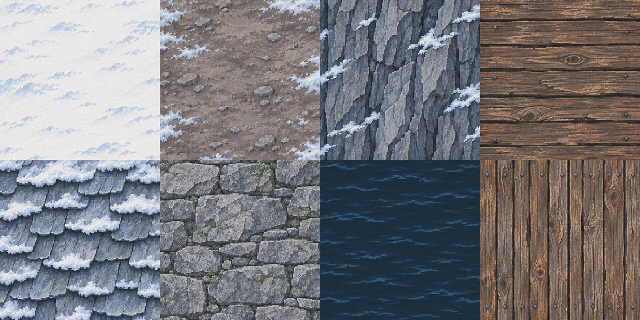
#> input picture assets/game/snow/reference/materials.png, 640 x 320 px
$ python build_snow_terrain.py
#> lines starting #> are read from the running program, lines starting #| are printed output that depends on the picture
### tools/art/snow_env.py
"""Shared Snow environment palette and pixel-painting helpers (numpy, deterministic).

One palette for the composed areas and the regional ground tiles, so authored
patches and the surrounding land read as the same place. Light comes from the
upper left; shadows are cool blue, never black.
"""
import numpy as np
from scipy import ndimage

TS = 40

def hexc(h):
    h = h.lstrip('#')
    return np.array([int(h[i:i + 2], 16) for i in (0, 2, 4)], dtype=np.float32)

# Snow ramp, darkest (hollow shadow) to brightest (lit crest).
SNOW = [hexc(c) for c in ('a9bccb', 'bccbd6', 'cbd7de', 'd7e0e4', 'e2e9ea', 'ecf1ef', 'f6f8f3')]
EARTH = [hexc(c) for c in ('4e4644', '62584f', '766b5f', '8a7e6f', '9d9282', 'b3a998')]
ROCK = [hexc(c) for c in ('2f3a46', '3e4b58', '4f5d6a', '62707c', '78858f', '929ea5', 'aeb7bb')]
WOOD = [hexc(c) for c in ('2f2621', '43352c', '5a4637', '715845', '8a6c52', 'a5866a')]
ICE = [hexc(c) for c in ('5f8197', '7fa0b3', 'a3bfcc', 'c6dae1', 'e1edf0')]
WATER = [hexc(c) for c in ('14222f', '1b2e3d', '24394b', '2f4a5d', '3f5f72')]
SHADOW = hexc('6f86a0')  # Cool cast-shadow tint (multiplied with alpha).

BAYER = np.array([[0, 8, 2, 10], [12, 4, 14, 6], [3, 11, 1, 9], [15, 7, 13, 5]], dtype=np.float32) / 16.0 - 0.5


def periodic_noise(rng, h, w, cells_y, cells_x, order=3):
    """Smooth value noise that tiles over (h, w)."""
    g = rng.random((cells_y, cells_x)).astype(np.float32)
    # Exact wrap: smoothstep-interpolate the lattice with indices taken modulo its size.
    v = np.arange(h, dtype=np.float32) * cells_y / h
    u = np.arange(w, dtype=np.float32) * cells_x / w
    y0, x0 = np.floor(v).astype(int), np.floor(u).astype(int)
    fy, fx = v - y0, u - x0
    fy, fx = fy * fy * (3 - 2 * fy), fx * fx * (3 - 2 * fx)
    y1, x1 = (y0 + 1) % cells_y, (x0 + 1) % cells_x
    y0, x0 = y0 % cells_y, x0 % cells_x
    a = g[y0][:, x0] * (1 - fx) + g[y0][:, x1] * fx
    b = g[y1][:, x0] * (1 - fx) + g[y1][:, x1] * fx
    return a * (1 - fy[:, None]) + b * fy[:, None]


# [13 lines left out: functions noise, fbm, not called in this run]


def ramp(pal, t, dither=True, yy=None, xx=None):
    """Map t in 0..1 to a palette with ordered dithering (pixel-art banding)."""
    n = len(pal)
    v = np.clip(t, 0, 0.9999) * (n - 1)
    if dither:
        h, w = t.shape
        b = np.tile(BAYER, (h // 4 + 1, w // 4 + 1))[:h, :w] if yy is None else BAYER[yy % 4, xx % 4]
        v = np.clip(v + b * 0.9, 0, n - 1.0001)
    idx = np.rint(v).astype(int)
    return np.stack(pal)[idx]


def blend(img, mask, color, alpha=1.0):
    a = (mask.astype(np.float32) * alpha)[..., None]
    img[:] = img * (1 - a) + np.asarray(color, np.float32) * a


# [54 lines left out: functions shade, snow_field, thin, not called in this run]


def stamp_stone(img, cx, cy, rx, ry, pal, rng, snow_cap=True):
    """A small shaded stone (upper-left lit) with an optional snow cap."""
    h, w = img.shape[:2]
    y0, y1 = max(0, int(cy - ry - 2)), min(h, int(cy + ry + 3))
    x0, x1 = max(0, int(cx - rx - 2)), min(w, int(cx + rx + 3))
    if y0 >= y1 or x0 >= x1:
        return
    yy, xx = np.mgrid[y0:y1, x0:x1].astype(np.float32)
    d = ((xx - cx) / rx) ** 2 + ((yy - cy) / ry) ** 2
    body = d <= 1.0
    # Cast shadow down-right first.
    sd = ((xx - cx - 1.5) / (rx + 0.5)) ** 2 + ((yy - cy - 1.5) / (ry + 0.3)) ** 2 <= 1.0
    sub = img[y0:y1, x0:x1]
    sub[sd & ~body] = sub[sd & ~body] * 0.82
    lit = ((xx - cx) * -0.6 + (yy - cy) * -0.8) / max(rx, ry)
    t = np.clip(0.55 + lit * 0.35 - d * 0.15, 0, 1)
    col = ramp(pal, t, dither=False)
    sub[body] = col[body]
    if snow_cap:
        cap = body & (yy < cy - ry * 0.25 + (xx - cx) * 0.1)
        sub[cap] = SNOW[5]
    edge = body & ~ndimage.binary_erosion(body)
    lower = edge & (yy > cy)
    sub[lower] = pal[0] * 0.9 + sub[lower] * 0.1

### tools/art/snow_flora.py
"""Snow flora and boulder set (code-authored, candidate), drawn to sit beside the
accepted S1 pine: same 96px cell, same base line, upper-left light, dark teal boughs
under heavy snow. Distinct silhouettes so forests never read as one stamp."""
import numpy as np
from scipy import ndimage
import snow_env as E

CELL = 96
BASE = 62  # Trunk foot row, matching the S1 pine.
NEEDLE = [E.hexc(c) for c in ('183a42', '22505a', '2e6468', '3f7a78', '558f86')]
BARK = [E.hexc(c) for c in ('2a1d18', '3d2b21', '55402f', '6e5540')]
SNOWC = [E.hexc(c) for c in ('9fb6c9', 'c3d4e0', 'e4edf2', 'fbfdfd')]


def _canvas():
    return np.zeros((CELL, CELL, 4), np.float32)


def _put(img, mask, col, alpha=255):
    img[mask, :3] = col
    img[mask, 3] = alpha


def _base(img, cx, rx, rng):
    """Snow mound and pooled cool shadow at the foot."""
    yy, xx = np.mgrid[0:CELL, 0:CELL]
    shadow = ((xx - cx - 6) / (rx + 8.0)) ** 2 + ((yy - BASE - 1) / 5.0) ** 2 <= 1
    _put(img, shadow & (img[..., 3] == 0), E.hexc('8ea6bd'), 120)
    mound = ((xx - cx) / (rx * 0.75 + 4)) ** 2 + ((yy - BASE + 1) / 3.5) ** 2 <= 1
    _put(img, mound, SNOWC[2])
    _put(img, mound & (yy > BASE + 1), SNOWC[1])


def _trunk(img, cx, top, width, rng, col=BARK):
    for y in range(top, BASE + 1):
        for x in range(cx - width // 2, cx - width // 2 + width):
            img[y, x, :3] = col[2] if x == cx - width // 2 else (col[0] if x == cx - width // 2 + width - 1 else col[1])
            img[y, x, 3] = 255


def _tiers(img, cx, top, bottom, width, tiers, rng, lean=0.0, snow=1.5):
    """Drooping bough tiers from bottom (wide) to top (narrow), each snow-loaded."""
    yy, xx = np.mgrid[0:CELL, 0:CELL].astype(np.float32)
    span = bottom - top
    sil = np.zeros((CELL, CELL), bool)
    snowm = np.zeros((CELL, CELL), bool)
    shade = np.zeros((CELL, CELL), np.float32)
    for i in range(tiers):
        f = i / max(1, tiers - 1)
        y_b = bottom - span * f * 0.82
        h = span / tiers * 1.9
        w = width * (1 - f * 0.78) * rng.uniform(0.9, 1.08)
        c = cx + lean * (1 - f) * 6
        dx = (xx - c) / max(w, 1)
        jag = (np.sin(xx * 1.7 + i * 2.1) * 0.6 + rng.normal(0, 0.2, xx.shape)) * 1.2
        top_edge = y_b - h * np.clip(1 - np.abs(dx), 0, 1) ** 0.85
        bot_edge = y_b + 2.5 * dx ** 2 + jag
        tier = (np.abs(dx) <= 1) & (yy >= top_edge) & (yy <= bot_edge)
        sil |= tier
        # Snow on the tier's upper surface, lumpy and broken.
        depth = snow * (3.5 + 2.5 * np.cos(xx * 0.9 + i)) * (1 - np.abs(dx) * 0.3)
        snowm |= tier & (yy <= top_edge + depth) & (rng.random(xx.shape) > 0.04)
        shade = np.where(tier, np.clip(0.55 - dx * 0.35 + (yy - top_edge) / (h + 3) * 0.5, 0, 1), shade)
    # Spire.
    spire = (np.abs(xx - cx - lean * 0.2) <= np.clip((yy - (top - 5)) * 0.25, 0, 2)) & (yy >= top - 5) & (yy <= top + 4)
    sil |= spire
    snowm |= spire & (yy <= top - 1)
    body = sil & ~snowm
    col = np.stack(NEEDLE)[np.clip(((1 - shade) * (len(NEEDLE) - 1)).round().astype(int), 0, len(NEEDLE) - 1)]
    img[body, :3] = col[body]
    img[body, 3] = 255
    lit = snowm & (xx < cx + 2)
    img[snowm, :3] = SNOWC[2]
    img[lit, :3] = SNOWC[3]
    under = snowm & ~np.roll(snowm, -1, 0)
    img[under, :3] = SNOWC[1]
    img[snowm, 3] = 255
    # Dark outline on the silhouette for readability against snow.
    edge = sil & ~ndimage.binary_erosion(sil)
    img[edge & body, :3] = NEEDLE[0]
    img[edge & snowm & (yy > cx * 0 + top), :3] = SNOWC[1]


def spruce(rng):
    img = _canvas()
    _base(img, 48, 10, rng)
    _trunk(img, 48, BASE - 8, 4, rng)
    _tiers(img, 48, 4, BASE - 6, 20, 7, rng)
    return img


def fir(rng):
    img = _canvas()
    _base(img, 48, 16, rng)
    _trunk(img, 48, BASE - 6, 5, rng)
    _tiers(img, 48, 12, BASE - 4, 28, 5, rng, snow=1.9)
    return img


def sapling(rng):
    img = _canvas()
    _base(img, 48, 7, rng)
    _trunk(img, 48, BASE - 4, 2, rng)
    _tiers(img, 48, 36, BASE - 3, 11, 4, rng, snow=1.2)
    return img


def bent(rng):
    img = _canvas()
    _base(img, 46, 12, rng)
    _trunk(img, 46, BASE - 8, 4, rng)
    _tiers(img, 48, 10, BASE - 6, 20, 6, rng, lean=1.2, snow=1.0)
    return img


def twin(rng):
    img = _canvas()
    _base(img, 48, 18, rng)
    for cx, top, w in ((38, 12, 16), (58, 4, 18)):
        _trunk(img, cx, BASE - 8, 3, rng)
        part = _canvas()
        _tiers(part, cx, top, BASE - 6, w, 6, rng)
        m = part[..., 3] > 0
        img[m] = part[m]
    return img


def snag(rng):
    """A dead pine: bare silver trunk, broken top, snow on the stubs."""
    img = _canvas()
    _base(img, 48, 8, rng)
    grey = [E.hexc(c) for c in ('3b3a3c', '5a5856', '807b74', 'a59f95')]
    _trunk(img, 48, 14, 5, rng, grey)
    for y in range(12, 15):
        img[y, 46 + (y % 2):50, 3] = 0  # Splintered top.
    for k, y in enumerate(range(20, BASE - 14, 7)):
        side = -1 if k % 2 else 1
        ln = int(rng.integers(6, 12)) - k // 2
        for t in range(max(3, ln)):
            x, yy = 48 + side * (3 + t), y + t // 3
            img[yy, x, :3] = grey[1]
            img[yy, x, 3] = 255
            img[yy - 1, x, :3] = SNOWC[3] if t % 3 else SNOWC[2]
            img[yy - 1, x, 3] = 255
    return img


def boulder(rng, kind):
    img = _canvas()
    yy, xx = np.mgrid[0:CELL, 0:CELL].astype(np.float32)
    rock = [E.ROCK[i] for i in range(7)]
    blobs = {'slab': [(48, BASE - 6, 20, 8)], 'tall': [(48, BASE - 14, 10, 16)],
             'pile': [(40, BASE - 6, 11, 8), (56, BASE - 5, 9, 7), (49, BASE - 13, 8, 7)]}[kind]
    _base(img, 48, 16 if kind != 'tall' else 10, rng)
    for cx, cy, rx, ry in blobs:
        n = ndimage.gaussian_filter(rng.normal(0, 1, (CELL, CELL)), 3) * 0.25
        d = ((xx - cx) / rx) ** 2 + ((yy - cy) / ry) ** 2 + n
        body = d <= 1
        light = np.clip(0.62 - (xx - cx) / rx * 0.3 - (yy - cy) / ry * 0.35, 0, 1)
        col = np.stack(rock[1:6])[np.clip((light * 4).round().astype(int), 0, 4)]
        _put(img, body, (0, 0, 0))
        img[body, :3] = col[body]
        cap = body & (yy < cy - ry * 0.35 + (xx - cx) * 0.12 + n * 6)
        img[cap, :3] = SNOWC[2]
        img[cap & (xx < cx), :3] = SNOWC[3]
        edge = body & ~ndimage.binary_erosion(body)
        img[edge & (yy > cy), :3] = rock[0]
    return img


TREES = [('spruce', spruce, 5), ('fir', fir, 4), ('sapling', sapling, 2), ('bent', bent, 3), ('twin', twin, 2), ('snag', snag, 1)]
ROCKS = [('slab', 3), ('tall', 2), ('pile', 2)]

### tools/art/build_snow_terrain.py
"""Snow terrain set T1: the regional ground tiles in the composed-area palette.

Code-authored original art (no external sources). Replaces the busy S1/P0 frozen
scree, the icy-blue trail and the flat cliff tiles across the whole Snow land with
quiet, seamless variants that match tools/art/compose_snow_area.py, so composed
areas and ordinary terrain read as one place. Also writes the world-space macro
variation texture the map uses to hide tile repetition. Presentation only.

    .venv/Scripts/python.exe tools/art/build_snow_terrain.py
"""
import json, sys, hashlib
from pathlib import Path
import numpy as np
from PIL import Image
from scipy import ndimage
sys.path.insert(0, str(Path(__file__).resolve().parent))
import snow_env as E
import snow_flora as F
from snow_env import TS

ROOT = Path(__file__).resolve().parents[2]
OUT = ROOT / 'assets/game/snow/terrain'
SOURCE = ROOT / 'assets/sources/snow_terrain_t1'
MATERIALS = ROOT / 'assets/game/snow/reference/materials.png'

# kind -> [(variant name, weight)]
KINDS = {
    'frozen': [('plain', 14), ('plain_b', 10), ('pebbles', 2), ('grit', 1), ('stones', 1), ('tuft', 1)],
    'snow': [('plain', 10), ('plain_b', 8), ('drift', 3), ('sparkle', 3)],
    'trail': [('packed', 6), ('worn', 4), ('stony', 3)],
    'taiga': [('litter', 8), ('litter_b', 6), ('cones', 2), ('roots', 2)],
    'cliff': [('crag', 6), ('crag_b', 4), ('snowcap', 3)],
    'cliff_face': [('face', 6), ('face_b', 4), ('icicles', 2)],
}


def seamless(tex):
    """Make a sampled square tile periodic by cross-fading with its half-shifted copy."""
    n = tex.shape[0]
    shifted = np.roll(np.roll(tex, n // 2, 0), n // 2, 1)
    yy, xx = np.mgrid[0:n, 0:n]
    w = (1 - np.abs(xx - (n - 1) / 2) / (n / 2)) * (1 - np.abs(yy - (n - 1) / 2) / (n / 2))
    w = np.clip(w * 2.2, 0, 1)[..., None]
    return tex * w + shifted * (1 - w)


def base_snow(level, rng_seed):
    """Shared periodic snow field: every variant of a kind tiles with every other."""
    rng = np.random.default_rng(rng_seed)
    broad = E.periodic_noise(rng, TS, TS, 2, 2) * 0.6 + E.periodic_noise(rng, TS, TS, 4, 4) * 0.4
    return E.ramp(E.SNOW, level + (broad - 0.5) * 0.12)


def interior(rng, n, margin=5):
    return rng.uniform(margin, TS - margin, size=(n, 2))


def frozen(name, rng):
    img = base_snow(0.47, 11)
    if name == 'plain_b':
        for x, y in interior(rng, 3, 4):
            img[int(y), int(x)] = E.SNOW[2]  # A few wind-scoured flecks, no lines.
    if name in ('pebbles', 'grit', 'stones'):
        count = {'pebbles': 3, 'grit': 7, 'stones': 2}[name]
        for x, y in interior(rng, count):
            r = rng.uniform(1.0, 1.8) if name != 'stones' else rng.uniform(2.6, 4.2)
            E.stamp_stone(img, x, y, r * rng.uniform(1.0, 1.5), r, E.ROCK[2:6], rng, snow_cap=name == 'stones')
    if name == 'tuft':
        for x, y in interior(rng, 2, 9):
            for k in range(6):
                dx = rng.uniform(-3, 3)
                for t in range(int(rng.integers(3, 7))):
                    px, py = int(x + dx + t * dx * 0.2), int(y - t)
                    img[py, px] = E.EARTH[2] if t < 3 else E.EARTH[4]
            img[int(y) + 1, int(x) - 3:int(x) + 4] = E.SNOW[2]
    return img


def snow(name, rng):
    img = base_snow(0.62, 23)
    if name == 'drift':
        crest = np.abs(E.periodic_noise(rng, TS, TS, 4, 1) - 0.5) < 0.025
        img[crest] = E.SNOW[6]
        img[np.roll(crest, 1, 0) & ~crest] = E.SNOW[3]
    if name == 'sparkle':
        for x, y in interior(rng, 5, 3):
            img[int(y), int(x)] = E.SNOW[6]
            img[int(y) + 1, int(x)] = E.SNOW[3]
    return img


def trail(name, rng):
    """Packed snow tinted by earth worn through it. One shared periodic field and
    soft blending keep every variant seamless with the others."""
    img = base_snow(0.34, 31)
    field = np.random.default_rng(37)
    n = E.periodic_noise(field, TS, TS, 8, 8) * 0.55 + E.periodic_noise(field, TS, TS, 4, 4) * 0.45
    a = 0.28 + np.clip((n - 0.3) / 0.4, 0, 1) * 0.3
    col = E.ramp(E.EARTH, 0.55 + (n - 0.5) * 0.4)
    img[:] = img * (1 - a[..., None]) + col * a[..., None]
    img[:] = E.ramp([c for c in E.EARTH[2:]] + [E.SNOW[1], E.SNOW[2], E.SNOW[3]], np.clip((img.mean(-1) - 110) / 125.0, 0, 1)) * 0.25 + img * 0.75
    for x, y in interior(rng, {'packed': 1, 'worn': 2, 'stony': 4}[name]):
        r = rng.uniform(1.1, 2.2)
        E.stamp_stone(img, x, y, r * 1.3, r, E.ROCK[2:6], rng, snow_cap=rng.random() < 0.3)
    if name == 'worn':
        for x, y in interior(rng, 6, 3):
            img[int(y), int(x)] = E.EARTH[1]
    return img


def taiga(name, rng):
    """Forest floor under the pines: shaded snow, needle litter, no repeating stamp."""
    img = base_snow(0.4, 47)
    img[:] = img * np.array([0.96, 0.985, 0.98])
    needles = {'litter': 9, 'litter_b': 14, 'cones': 6, 'roots': 6}[name]
    green = [E.hexc('3f5248'), E.hexc('51665a'), E.hexc('6a7a6c')]
    for x, y in interior(rng, needles, 2):
        dx, dy = (1, 0) if rng.random() < 0.5 else (1, 1)
        c = green[int(rng.integers(0, 3))]
        img[int(y), int(x)] = c
        img[min(TS - 1, int(y) + dy), min(TS - 1, int(x) + dx)] = c
    if name == 'cones':
        for x, y in interior(rng, 2, 6):
            img[int(y):int(y) + 2, int(x):int(x) + 2] = E.WOOD[3]
            img[int(y), int(x)] = E.WOOD[4]
    if name == 'roots':
        x0, y0 = interior(rng, 1, 10)[0]
        for k in range(12):
            img[int(y0 + np.sin(k * 0.6) * 2), int(x0 + k - 6)] = E.WOOD[1]
    return img


def rock_tile(mat, rng, ox, oy):
    window = mat[oy:oy + TS, 320 + ox:320 + ox + TS].astype(np.float32)
    return seamless(window)


def cliff(name, mat, rng):
    """Mountain mass from above: seamless fractured rock, snow lodged in fine pockets.
    No single crag per tile, so repeats never form a grid; large forms come from
    the world-space macro layer and the composed areas."""
    tex = rock_tile(mat, rng, int(rng.integers(0, 120)), int(rng.integers(0, 120)))
    img = tex * 0.9 * np.array([0.95, 0.98, 1.05])
    pocket = E.periodic_noise(np.random.default_rng(53), TS, TS, 6, 6) * 0.6 + E.periodic_noise(rng, TS, TS, 10, 10) * 0.4
    cover = pocket > {'crag': 0.8, 'crag_b': 0.76, 'snowcap': 0.7}[name]
    img[cover] = E.ramp(E.SNOW, 0.55 + (pocket - 0.5) * 0.6)[cover]
    img[cover & ~np.roll(cover, -1, 0)] = E.SNOW[2]
    img[~cover & np.roll(cover, 1, 0)] *= 0.75
    return img


def cliff_face(name, mat, rng):
    """The face toward the viewer: overhanging snow cap, strata, a drift at the foot."""
    tex = rock_tile(mat, rng, int(rng.integers(0, 120)), int(rng.integers(0, 120)))
    yy, xx = np.mgrid[0:TS, 0:TS]
    cap = (4 + E.periodic_noise(np.random.default_rng(41), 1, TS, 1, 3)[0] * 7).astype(int)
    depth = np.clip((yy - cap[None, :]) / (TS - 8.0), 0, 1)
    img = tex * (1.02 - depth * 0.45)[..., None] * np.array([0.92, 0.96, 1.04])
    img[yy < cap[None, :]] = E.SNOW[5]
    img[yy == cap[None, :] - 1] = E.SNOW[2]
    img[yy == 0] = E.SNOW[6]
    if name == 'icicles':
        for x in rng.choice(TS, 6, replace=False):
            ln = int(rng.integers(3, 9))
            img[cap[x]:cap[x] + ln, x] = E.ICE[3]
    foot = (TS - 3 - E.periodic_noise(np.random.default_rng(43), 1, TS, 1, 4)[0] * 4).astype(int)
    img[yy >= foot[None, :]] = E.SNOW[3]
    img[yy == foot[None, :]] = E.SNOW[5]
    return img


def macro():
    """Tileable 512px world-space brightness variation (multiplied over terrain)."""
    rng = np.random.default_rng(7)
    n = E.periodic_noise(rng, 512, 512, 3, 3) * 0.55 + E.periodic_noise(rng, 512, 512, 7, 7) * 0.3 + E.periodic_noise(rng, 512, 512, 16, 16) * 0.15
    v = 0.93 + (n - 0.5) * 0.16  # 0.85..1.01 of the underlying colour
    blue = np.stack([v * 0.985, v * 0.995, v * 1.01], -1)
    return (np.clip(blue, 0, 1) * 255).astype(np.uint8)


def main():
    mat = np.asarray(Image.open(MATERIALS).convert('RGB'), np.float32)
    cols = max(len(v) for v in KINDS.values())
    atlas = np.zeros((TS * len(KINDS), TS * cols, 4), np.uint8)
    index = {'version': 1, 'batch': 'EvolvingRealms_Snow_Terrain_T1', 'build_revision': 1, 'tile_px': TS,
             'ground': {'atlas': 'snow/terrain/ground.png', 'kinds': {}}}
    for row, (kind, variants) in enumerate(KINDS.items()):
        index['ground']['kinds'][kind] = []
        for col, (name, weight) in enumerate(variants):
            rng = np.random.default_rng(int(hashlib.sha256(('%s/%s' % (kind, name)).encode()).hexdigest()[:8], 16))
            if kind in ('cliff', 'cliff_face'):
                tile = globals()[kind](name, mat, rng)
            else:
                tile = globals()[kind](name, rng)
            atlas[row * TS:(row + 1) * TS, col * TS:(col + 1) * TS, :3] = np.clip(tile, 0, 255).astype(np.uint8)
            atlas[row * TS:(row + 1) * TS, col * TS:(col + 1) * TS, 3] = 255
            index['ground']['kinds'][kind].append([col, row, weight])
#> this loop made 6 passes
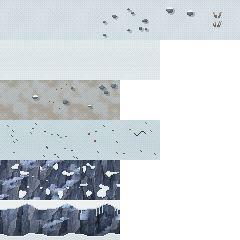
#> atlas: shape (240, 240, 4); mean R, G, B, A 114.9, 120.9, 124.9, 162.9; transparent parts drawn white
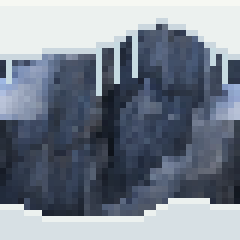
#> tile: shape (40, 40, 3) float64 (shown 6 times larger); mean R, G, B 122, 131.3, 144
#> after the loop, index = 5 items
    # Flora and boulders: the accepted S1 pine and rock stay in the mix as variants.
    s1 = np.asarray(Image.open(ROOT / 'assets/game/snow/props.png').convert('RGBA'), np.float32)
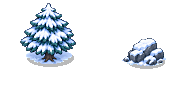
#> input picture assets/game/snow/props.png, 192 x 96 px
    cells, pine, rocks = [s1[:, :96]], [[0, 5]], []
#> pine = [[0, 5]]; rocks = []
    for name, draw, weight in F.TREES:
        cells.append(draw(np.random.default_rng(int(hashlib.sha256(('tree/' + name).encode()).hexdigest()[:8], 16))))
        pine.append([len(cells) - 1, weight])
#> after the loop, cells = 7 items; pine = [[0, 5], [1, 5], [2, 4], [3, 2], [4, 3], [5, 2], [6, 1]]
    cells.append(s1[:, 96:192])
    rocks.append([len(cells) - 1, 3])
    for name, weight in F.ROCKS:
        cells.append(F.boulder(np.random.default_rng(int(hashlib.sha256(('rock/' + name).encode()).hexdigest()[:8], 16)), name))
        rocks.append([len(cells) - 1, weight])
#> after the loop, cells = 11 items; rocks = [[7, 3], [8, 3], [9, 2], [10, 2]]
    index['props'] = {'atlas': 'snow/terrain/props.png', 'cell': F.CELL, 'pine': pine, 'rock_snow': rocks}
    OUT.mkdir(parents=True, exist_ok=True)
    Image.fromarray(np.clip(np.concatenate(cells, 1), 0, 255).astype(np.uint8), 'RGBA').save(OUT / 'props.png', optimize=True)
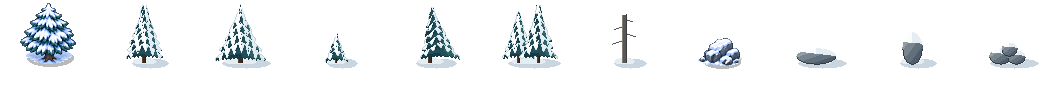
#> saved as props.png: PIL image 1056x96 RGBA; mean R, G, B, A 17.7, 20.2, 21.9, 29.7; transparent parts drawn white
    Image.fromarray(atlas, 'RGBA').save(OUT / 'ground.png', optimize=True)
    Image.fromarray(macro(), 'RGB').save(OUT / 'macro.png', optimize=True)
#> in macro, `n = E.periodic_noise(rng, 512, 512, 3, 3) * 0.55 + E.periodic_noise(rn..`:
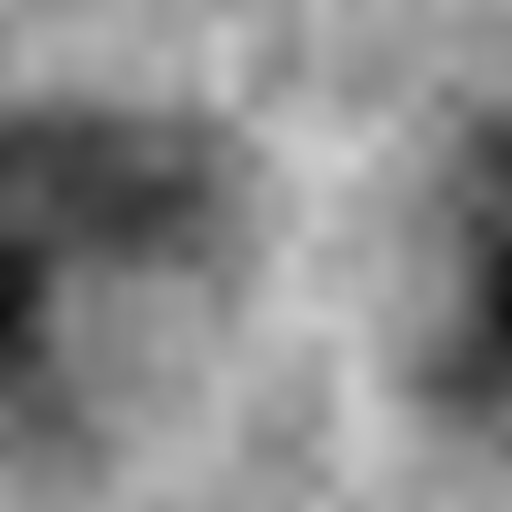
#> n: shape (512, 512) float64; min 0.0774, max 0.811, mean 0.54
#> in macro, `v = 0.93 + (n - 0.5) * 0.16`:
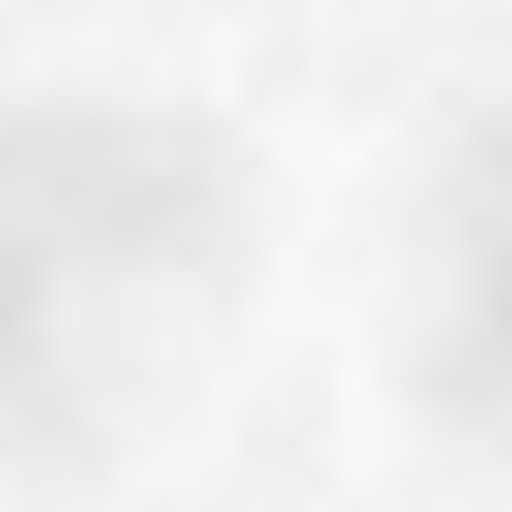
#> v: shape (512, 512) float64; min 0.862, max 0.98, mean 0.936
    (ROOT / 'assets/game/snow/snow_terrain_index.json').write_text(json.dumps(index, indent=1) + '\n', encoding='utf-8')
    SOURCE.mkdir(parents=True, exist_ok=True)
    (SOURCE / 'provenance.json').write_text(json.dumps({
        'source': 'code-authored', 'generator': 'tools/art/build_snow_terrain.py', 'palette': 'tools/art/snow_env.py',
        'material_input': 'assets/game/snow/reference/materials.png (rock strata cell, candidate)', 'date': '2026-11-05',
        'status': 'candidate', 'atlas_sha256': hashlib.sha256((OUT / 'ground.png').read_bytes()).hexdigest()}, indent=2) + '\n', encoding='utf-8')
    print('Built Snow terrain T1:', {k: len(v) for k, v in KINDS.items()})


if __name__ == '__main__':
    main()
